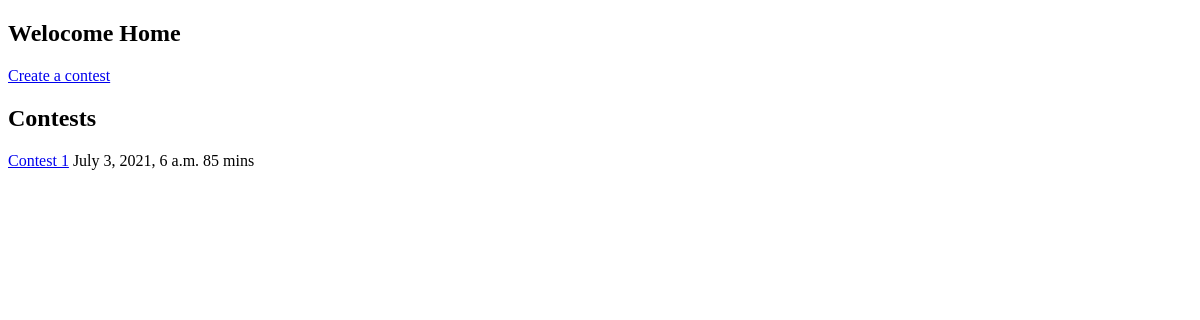
The page / (signed in) on the database as committed earlier.
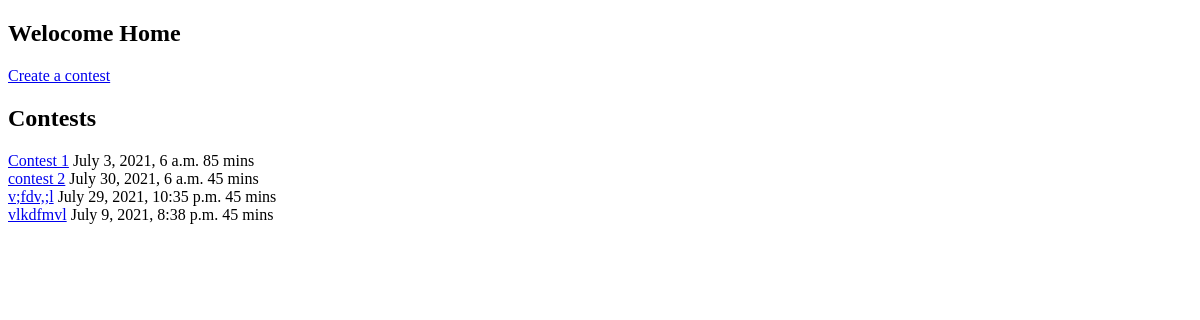
The same page on the database as committed later.
### comp_app/models.py (models this page shows)
class Contest(models.Model):
    creator = models.ForeignKey(User, on_delete=models.CASCADE)
    name = models.CharField(max_length=20)
    start_time = models.DateTimeField()
    duration = models.IntegerField()

### comp_app/views.py (the view)
# urls.py: 2. Add a URL to urlpatterns:  path('', views.home, name='home')
@login_required(login_url="/login")
def home(request):
    contest_list = Contest.objects.all()
    return render(request, "home.html", {
        "contest_list": contest_list
    })

### comp_app/templates/home.html (shortened to what this page needs)
<!DOCTYPE html>
<html lang="en">
<head>
</head>
<body>
    <h2>Welocome Home</h2>
    <div>
        <a href="/createcontest">Create a contest</a>
    </div>
    <h2>Contests</h2>
    {% for contest in contest_list %}
    <div>
        <a href="/contest/{{contest.id}}">{{contest.name}}</a>
        {{ contest.start_time }}
        {{ contest.duration }} mins
    </div>
    {% endfor %}
</body>
</html>

Rows that differ between the two databases and show on the page:
added Contest: name "contest 2", start_time "July 30, 2021, 6 a.m.", duration "45"
added Contest: name "v;fdv,;l", start_time "July 29, 2021, 10:35 p.m.", duration "45"
added Contest: name "vlkdfmvl", start_time "July 9, 2021, 8:38 p.m.", duration "45"
